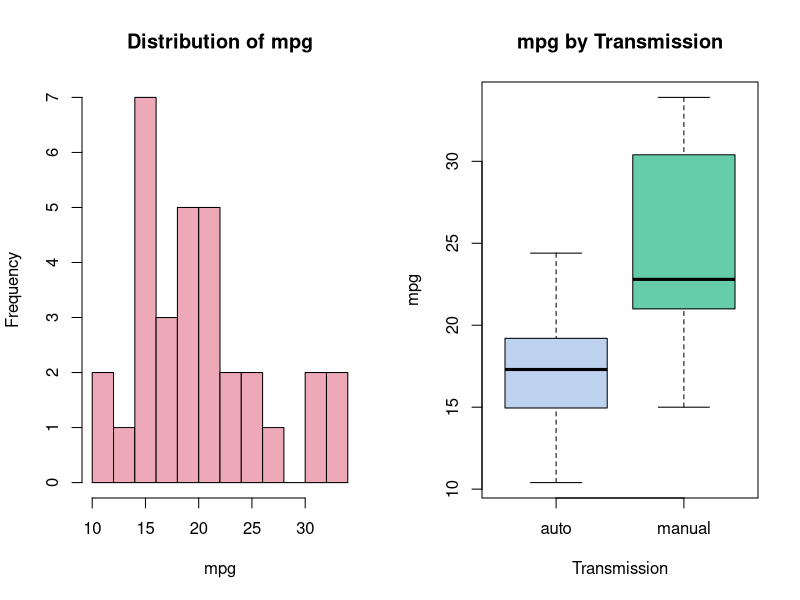
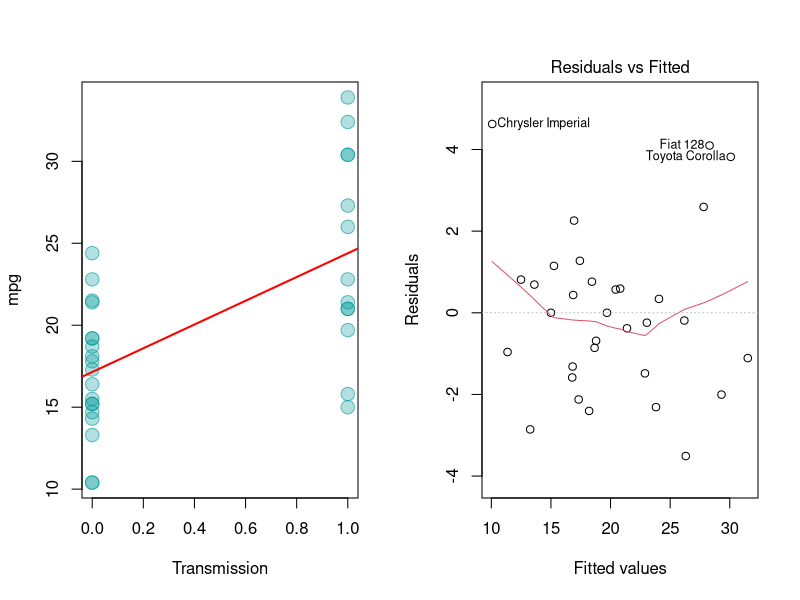
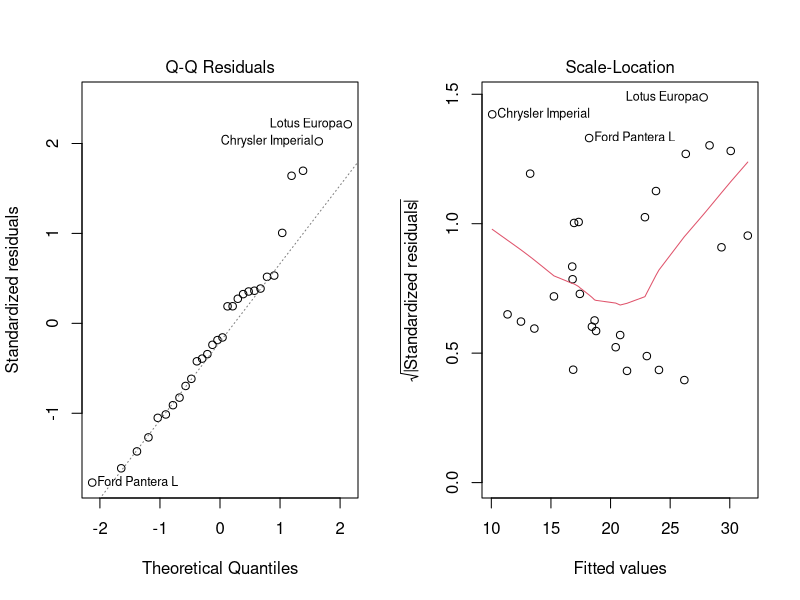
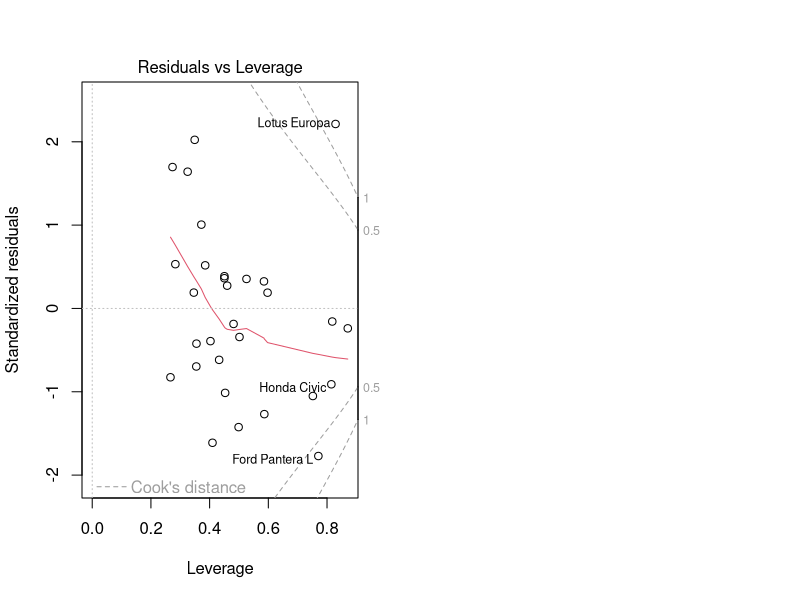

Write the R code that produced these figures, in order.
## ---- chunk 1
data("mtcars")

str(mtcars)
# converting categorical variables into factors
mtcars$cyl <- as.factor(mtcars$cyl)
mtcars$vs <- as.factor(mtcars$vs)
mtcars$am <- as.factor(mtcars$am)
mtcars$gear <- as.factor(mtcars$gear)
mtcars$carb <- as.factor(mtcars$carb)
## ---- chunk 2
par(mfrow=c(1,2))
hist(mtcars$mpg,breaks = 15, col='pink2', main = 'Distribution of mpg', xlab = 'mpg')
plot(mtcars$am,mtcars$mpg,col=c('lightsteelblue2','aquamarine3'),
     xlab='Transmission',ylab='mpg',names=c('auto','manual'), main='mpg by Transmission')
## ---- chunk 3
fit <- lm(mpg~am,data = mtcars)
summary(fit)
confint(fit)
## ---- chunk 4
plot(as.numeric(mtcars$am)-1,mtcars$mpg,xlab='Transmission',ylab='mpg',
     col=rgb(0,.6,.6,.6), bg=rgb(0,.6,.6,.3),cex=1.8, pch=21)
abline(fit, lwd=2, col='red')
## ---- chunk 5
fitall <- lm(mpg~.,data = mtcars)
summary(fitall)
## ---- chunk 6
anova(fit,fitall)
## ---- chunk 7
plot(fitall)
